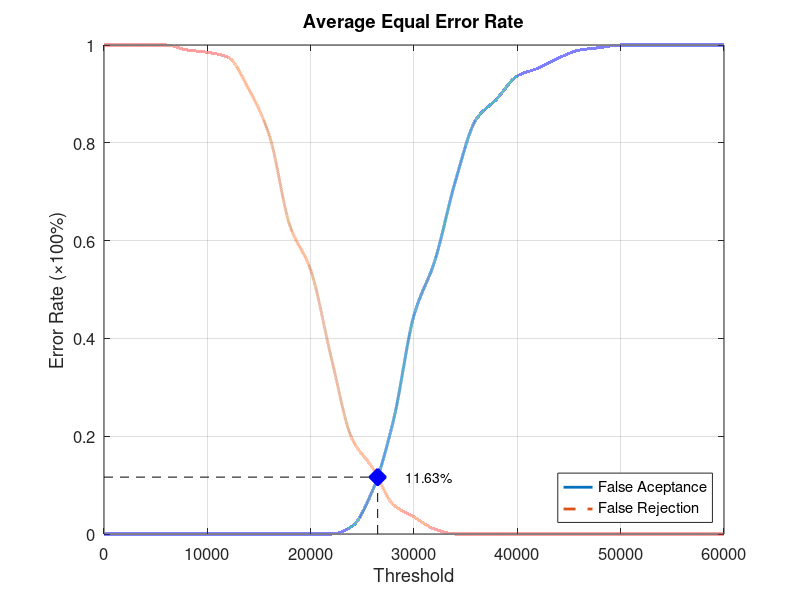
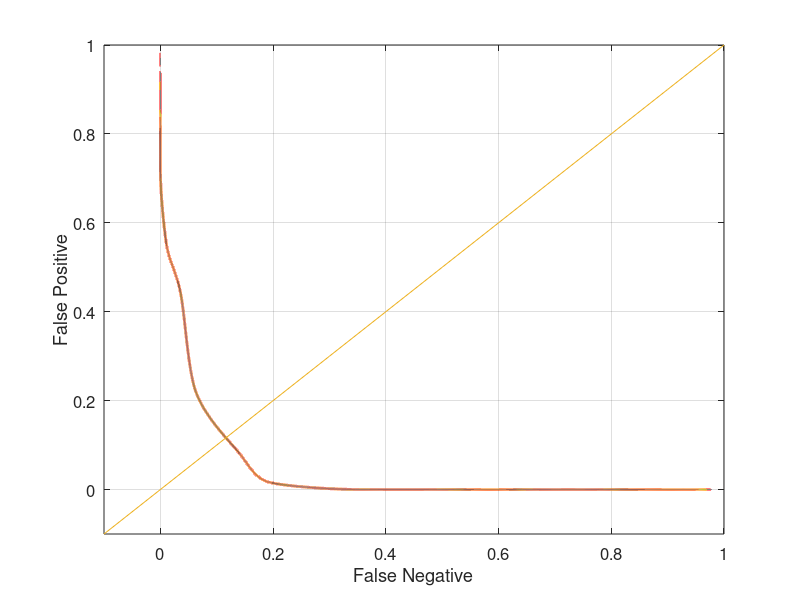

MATLAB code to generate these figures, in order:
function yEER = Database3_1
close all;
clear;
clc;
x = 0:2000:60000;
xq = 0:0.5:60000;

y0 = [0 0 0 0 0 0 0 0 0 0 0 0 0.0157895 0.0894737 0.231579 0.447368 0.557895 0.721053 0.847368 0.889474 0.936842 0.952632 0.973684 0.989474 0.994737 1 1 1 1 1 1];
yy0 = interp1(x, y0, xq, 'pchip');
y1 = [1 1 1 1 0.99 0.985 0.975 0.91 0.815 0.63 0.54 0.36 0.195 0.135 0.06 0.035 0.01 0 0 0 0 0 0 0 0 0 0 0 0 0 0];
yy1 = interp1(x, y1, xq, 'pchip');

% Calculating EER: 
y2 = abs(y0 - y1);
find(y2 == min(y2))
yy2 = abs(yy0 - yy1);
xEER = find(yy2 == min(yy2));
xEERIndex = xq(xEER) % X-axis EER
yEER = yy0(xEER) % Y-axis EER

main = figure
plot(xq, yy0,'-','LineWidth', 2);	hold on
plot(xq, yy1,'--','LineWidth', 2);	hold on
plot([xEERIndex xEERIndex], [0 yEER], 'k--');	hold on
plot([0 xEERIndex], [yEER yEER], 'k--');	hold on
plot(xEERIndex, yEER, 'bx', 'LineWidth', 10);	hold on
text(xEERIndex + 10 * xEERIndex / 100, yEER, [num2str(round((10000 * yEER)) / 100) '%'])
legend('False Aceptance', 'False Rejection', 'Location', 'SouthEast')
xlabel('Threshold')
ylabel('Error Rate (\times100%)')
title('Average Equal Error Rate')
set(gca, 'FontSize', 12)
axis([0 60000 0 1])
grid on

print(main, 'Database3_1Main', '-dpng');
FNRxFPR = figure('Color', [1 1 1]);
plot(yy1, yy0, '-', yy1, yy0, 'LineWidth', 2);
hold on
y = -0.1:0.1:1
plot(y, y); 
set(gca, 'FontSize', 12)
xlabel('False Negative')
ylabel('False Positive')
axis([-0.1 1 -0.1 1])
set(gca, 'FontSize', 12)
grid on

print(FNRxFPR, 'Database3_1FNRxFPR','-dpng');
end
